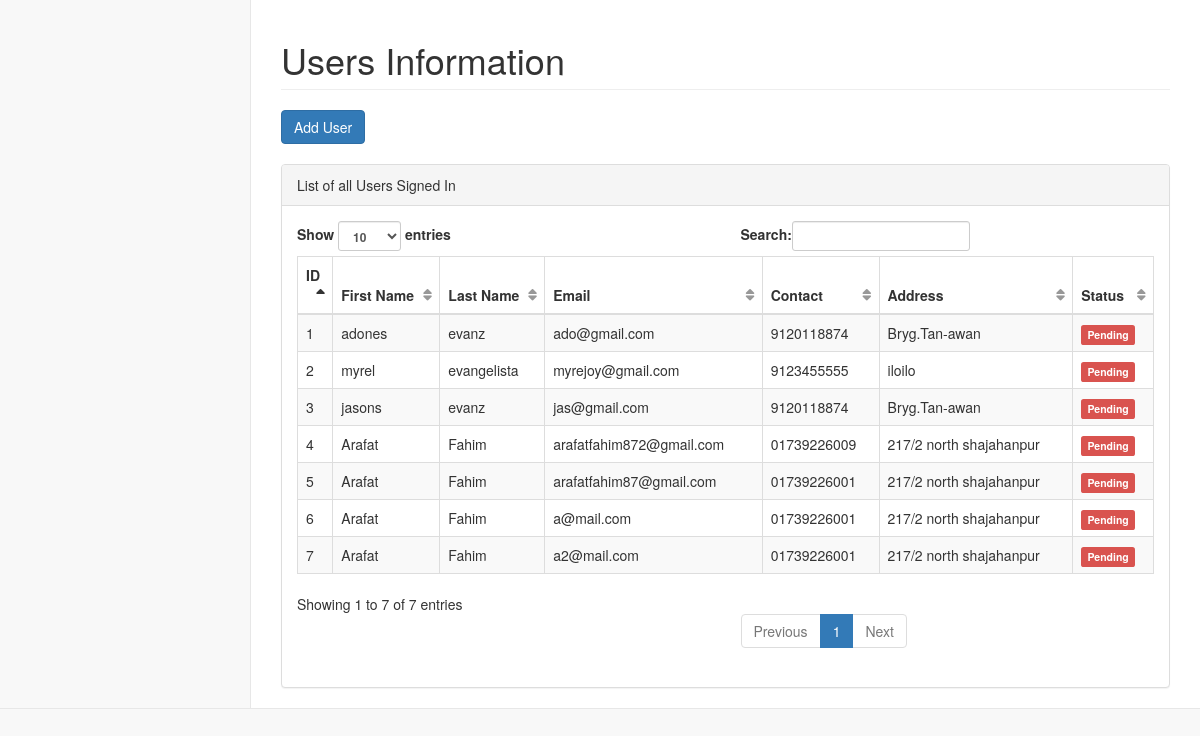
The page /dashboard/admin/users/ (signed in) on the database as committed earlier.
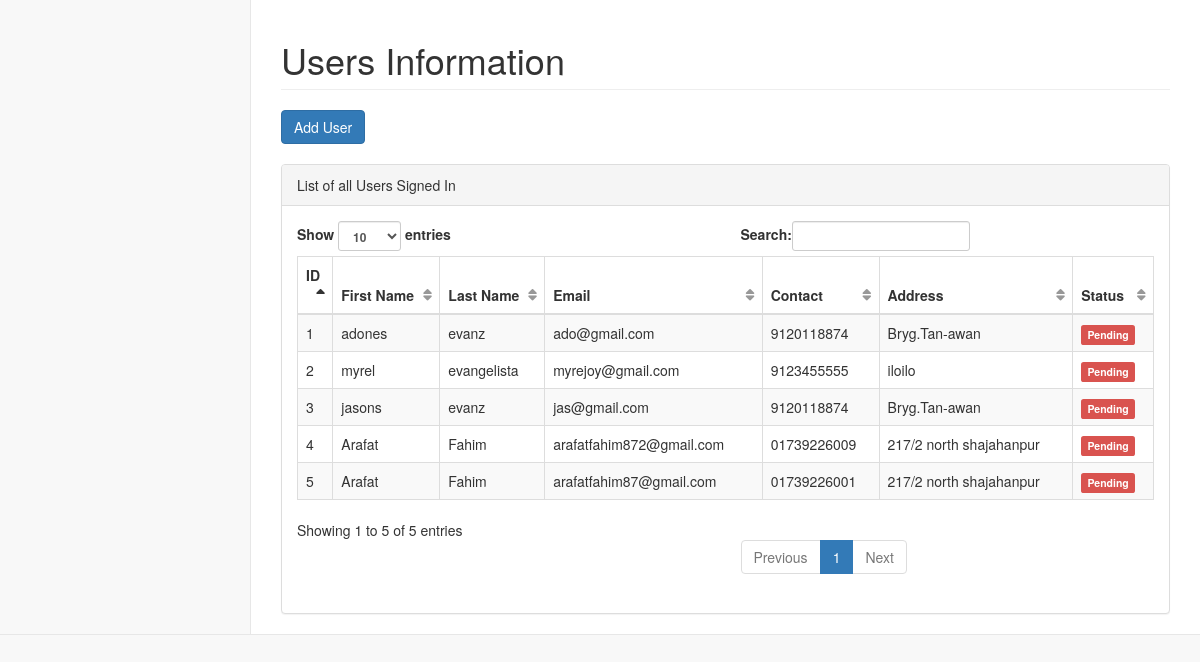
The same page on the database as committed later.
### hotel/models.py (models this page shows)
class Customer(models.Model):
    pending = 'Pending'
    verified = 'Verified'
    STATUS = (
        (pending, pending),
        (verified, verified),
    )
    customer = models.ForeignKey(User, on_delete=models.CASCADE)
    address = models.TextField()
    contact = models.CharField(max_length=10)
    orders = models.IntegerField(default=0)
    total_sale = models.IntegerField(default=0)
    def __str__(self):
        return self.customer.first_name + " " + self.customer.last_name

### hotel/views.py (the view)
# urls.py: url(r'^dashboard/admin/users/$', views.users_admin, name='users_admin'),
@login_required
@staff_member_required
def users_admin(request):
    customers = Customer.objects.filter()
    print(customers)
    return render(request, 'admin_temp/users.html', {'users':customers})

### hotel/templates/admin_temp/users.html (shortened to what this page needs)
{% load static %}
{% include "includes/base.html" %}
{% block main %}
        <div id="page-wrapper">
            <div class="row">
                <div class="col-lg-12">
                    <h1 class="page-header">Users Information</h1>
                    <button type="button" class="btn btn-primary" data-toggle="modal" data-target="#myModal">
                        Add User
                    </button>
                </div>
            </div>
            <br/>
            <div class="row">
                <div class="col-lg-12">
                    <div class="panel panel-default">
                        <div class="panel-heading">
                            List of all Users Signed In
                        </div>
                        <div class="panel-body">
                            <table width="100%" class="table table-striped table-bordered table-hover" id="dataTables-example">
                                <thead>
                                    <tr>
                                        <th>ID</th>
                                        <th>First Name</th>
                                        <th>Last Name</th>
                                        <th>Email</th>
                                        <th>Contact</th>
                                        <th>Address</th>
                                        <th>Status</th>
                                    </tr>
                                </thead>
                                <tbody>
                                    {% for user in users %}
                                    <tr>
                                        <td>{{user.id}}</td>
                                        <td>{{user.customer.first_name}}</td>
                                        <td>{{user.customer.last_name}}</td>
                                        <td>{{user.customer.email}}</td>
                                        <td>{{user.contact}}</td>
                                        <td>{{user.address}}</td>
                                        <td>{% if user.status == 'Verified' %}
                                        <span class="label label-success">Verified</span>
                                        {% else %}
                                        <span class="label label-danger">Pending</span>
                                        {% endif %}
                                        </td>
                                    </tr>
                                    {%  endfor %}
                                </tbody>
                            </table>
                        </div>
                    </div>
                </div>
            </div>
        </div>
{% endblock %}

Rows that differ between the two databases and show on the page:
removed Customer: id "6", customer.first_name "Arafat", customer.last_name "Fahim", customer.email "a@mail.com", contact "01739226001", address "217/2 north shajahanpur"
removed Customer: id "7", customer.first_name "Arafat", customer.last_name "Fahim", customer.email "a2@mail.com", contact "01739226001", address "217/2 north shajahanpur"
Other text that changed with them:
text written by a page script: "Show entries Search: Showing 1 to 7 of 7 entries Previous 1 Next" → "Show entries Search: Showing 1 to 5 of 5 entries Previous 1 Next"
